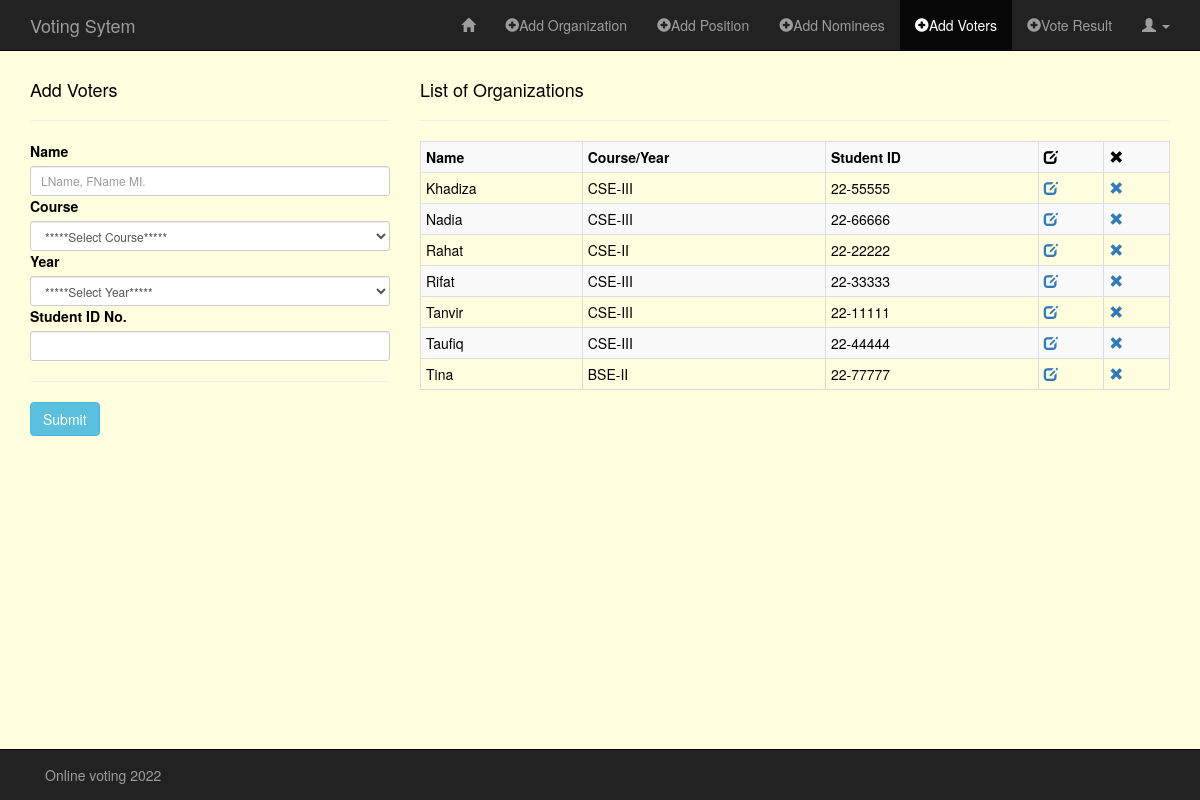
/admin/add_voters.php (signed in), run on the app's committed database.
### tables this page shows
CREATE TABLE `voters` (
  `id` int(11) NOT NULL,
  `name` varchar(60) NOT NULL,
  `course` varchar(60) NOT NULL,
  `year` varchar(3) NOT NULL,
  `stud_id` varchar(30) NOT NULL
);

### admin/classes/Voters.php (called while the page is built, shortened)
<?php
class Voters
{
    public function READ_VOTERS() {
        global $db;
        $sql = "SELECT *
                FROM voters
                ORDER BY name ASC";
        if(!$stmt = $db->prepare($sql)) {
            echo $stmt->error;
        } else {
            $stmt->execute();
            $result = $stmt->get_result();
        }
        return $result;
    }
}

### admin/add_voters.php (the view, shortened to what this page needs)
<?php
require("../config/db.php");
require("classes/Voters.php");
?>
<!DOCTYPE HTML>
<html lang="en-US">
<head>
    <link rel="stylesheet" href="../assets/css/bootstrap.min.css">
    <link rel="stylesheet" href="../assets/css/style_admin.css">
</head>
<body>
<nav class="navbar navbar-inverse navbar-fixed-top" role="navigation">
    <div class="container">
        <div class="navbar-header">
            <a class="navbar-brand" href="index.php">Voting Sytem</a>
        </div>
        <div class="collapse navbar-collapse" id="bs-example-navbar-collapse-1">
            <ul class="nav navbar-nav navbar-right">
                <li><a href="admin_page.php"><span class="glyphicon glyphicon-home"></span></a></li>
                <li><a href="add_org.php"><span class="glyphicon glyphicon-plus-sign"></span>Add Organization</a></li>
                <li><a href="add_pos.php"><span class="glyphicon glyphicon-plus-sign"></span>Add Position</a></li>
                <li><a href="add_nominees.php"><span class="glyphicon glyphicon-plus-sign"></span>Add Nominees</a></li>
                <li class="active"><a href="add_voters.php"><span class="glyphicon glyphicon-plus-sign"></span>Add Voters</a></li>
                <li><a href="vote_result.php"><span class="glyphicon glyphicon-plus-sign"></span>Vote Result</a></li>
                <li class="dropdown">
                    <a href="#" class="dropdown-toggle" data-toggle="dropdown" role="button" aria-haspopup="true" aria-expanded="false"><span class="glyphicon glyphicon-user"></span> <span class="caret"></span></a>
                </li>
            </ul>
        </div>
    </div>
</nav>
<div class="container">
    <div class="row">
        <div class="col-md-4">
            <h4>Add Voters</h4><hr>
            <form method="POST" action="<?php $_SERVER['PHP_SELF']; ?>" role="form">
                <div class="form-group-sm">
                    <label for="name">Name</label>
                    <input required type="text" name="name" class="form-control" placeholder="LName, FName MI.">
                </div>
                <div class="form-group-sm">
                    <label for="course">Course</label>
                    <select required name="course" class="form-control">
                        <option value="">*****Select Course*****</option>
                    </select>
                </div>
                <div class="form-group-sm">
                    <label for="year">Year</label>
                    <select required name="year" class="form-control">
                        <option value="">*****Select Year*****</option>
                    </select>
                </div>
                <div class="form-group-sm">
                    <label for="stud_id">Student ID No.</label>
                    <input required type="text" name="stud_id" class="form-control">
                </div><hr>
                <div class="form-group-sm">
                    <input type="submit" name="submit" value="Submit" class="btn btn-info">
                </div>
            </form>
        </div>
        <?php
        $readVoters = new Voters();
        $rtnReadVoters = $readVoters->READ_VOTERS();
        ?>
        <div class="col-md-8">
            <h4>List of Organizations</h4><hr>
            <div class="table-responsive">
                <?php if($rtnReadVoters) { ?>
                <table class="table table-bordered table-condensed table-striped">
                    <tr>
                        <th>Name</th>
                        <th>Course/Year</th>
                        <th>Student ID</th>
                        <th><span class="glyphicon glyphicon-edit"></span></th>
                        <th><span class="glyphicon glyphicon-remove"></span></th>
                    </tr>
                    <?php while($rowVoter = $rtnReadVoters->fetch_assoc()) { ?>
                    <tr>
                        <td><?php echo $rowVoter['name']; ?></td>
                        <td><?php echo $rowVoter['course'] . "-" . $rowVoter['year']; ?></td>
                        <td><?php echo $rowVoter['stud_id']; ?></td>
                        <td><a href="./edit_voter.php?id=<?php echo $rowVoter['id']; ?>"><span class="glyphicon glyphicon-edit"></span></a></td>
                        <td><a href="./delete_voter.php?id=<?php echo $rowVoter['id']; ?>"><span class="glyphicon glyphicon-remove"></span></a></td>
                    </tr>
                    <?php }  ?>
                </table>
                <?php }  ?>
            </div>
        </div>
    </div>
</div>
<nav class="navbar navbar-inverse navbar-fixed-bottom" role="navigation">
    <div class="container">
        <div class="navbar-text pull-left">
        Online voting 2022
        </div>
    </div>
</nav>
</body>
</html>

### assets/css/style_admin.css (style rules this page uses)
body { color: black; margin-top: 70px; margin-bottom: 70px; background-color: lightyellow; }

### data on the page
voters: name "Khadiza", course "CSE", year "III", stud "22-55555"
voters: name "Nadia", course "CSE", year "III", stud "22-66666"
voters: name "Rahat", course "CSE", year "II", stud "22-22222"
voters: name "Rifat", course "CSE", year "III", stud "22-33333"
voters: name "Tanvir", course "CSE", year "III", stud "22-11111"
voters: name "Taufiq", course "CSE", year "III", stud "22-44444"
voters: name "Tina", course "BSE", year "II", stud "22-77777"
